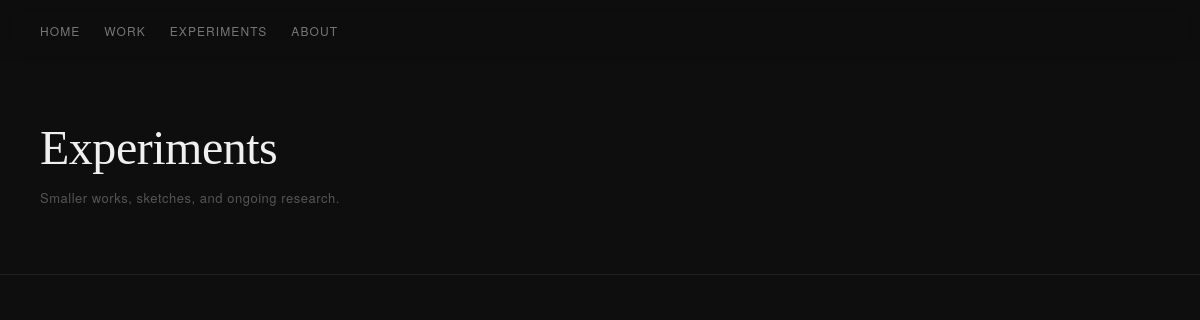
The app's page /experiments.php, older data.
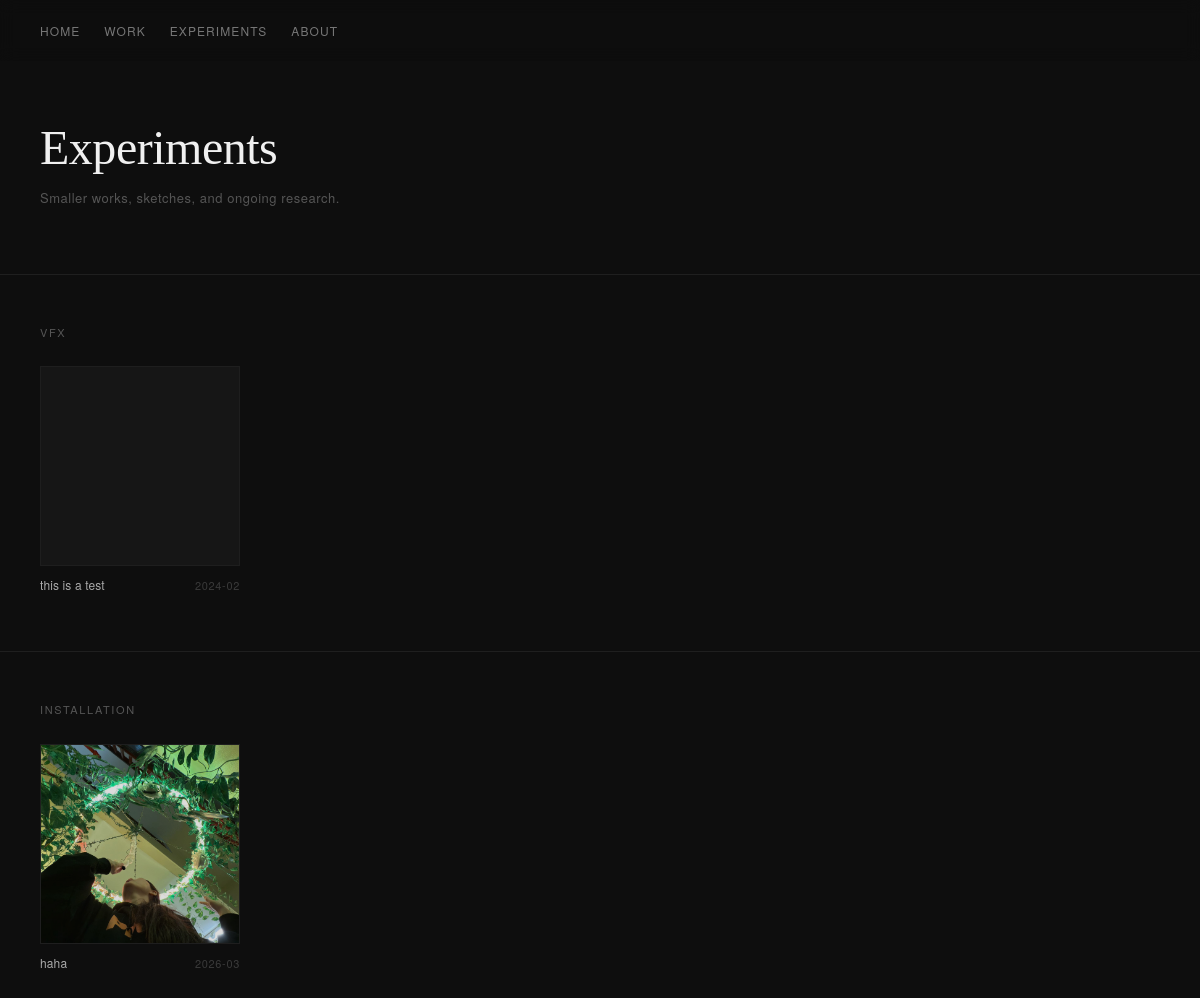
The same page, newer data.
### tables this page shows
CREATE TABLE experiments (
            id         INTEGER PRIMARY KEY AUTOINCREMENT,
            title      TEXT    NOT NULL,
            category   TEXT,
            date       TEXT,
            sort_order INTEGER DEFAULT 0,
            created_at TEXT,
            updated_at TEXT
        , description TEXT);

### src/experiment-model.php (called while the page is built, shortened)
<?php
require_once __DIR__ . '/media.php';
function get_all_experiments(): array {
    $db = get_db();
    return $db->query("SELECT * FROM experiments ORDER BY sort_order DESC, id DESC")
              ->fetchAll(PDO::FETCH_ASSOC);
}
function get_experiments_grouped(): array {
    $rows = get_all_experiments();
    $groups = [];
    foreach ($rows as $r) {
        $cat = $r['category'] ?: 'Uncategorised';
        $groups[$cat][] = $r;
    }
    return $groups;
}
function list_experiment_media(int $id): array {
    return _list_media_files(get_experiment_media_path((string) $id));
}

### src/media.php (called while the page is built, shortened)
<?php
function get_experiment_media_path(string $slug): string {
    return UPLOADS_ROOT . '/experiments/' . $slug;
}
function _list_media_files(string $path): array {
    if (!is_dir($path)) return [];
    $files = [];
    $items = array_diff(scandir($path), ['.', '..']);
    foreach ($items as $item) {
        $full = "$path/$item";
        $rel = '/uploads' . substr($full, strlen(UPLOADS_ROOT));
        $rel = str_replace('\\', '/', $rel);
        $files[] = [
            'name' => $item,
            'url'  => $rel,
            'ext'  => strtolower(pathinfo($item, PATHINFO_EXTENSION)),
            'size' => filesize($full),
        ];
    }
    return $files;
}

### public/experiments.php (the view, shortened to what this page needs)
<?php
require_once __DIR__ . '/../src/functions.php';
require_once __DIR__ . '/../src/experiment-model.php';
$grouped = get_experiments_grouped();
render_header('Experiments');
?>
<div class="exp-wrap">
  <div class="exp-page-header">
    <h1>Experiments</h1>
    <p>Smaller works, sketches, and ongoing research.</p>
  </div>
  <?php
  $global_idx = 0;
  foreach ($grouped as $cat_title => $items):
  ?>
  <section class="exp-row">
    <div class="exp-row-header">
      <h2 class="exp-row-title"><?= htmlspecialchars($cat_title) ?></h2>
    </div>
    <div class="exp-slider-track">
      <ul class="exp-slider">
        <?php foreach ($items as $item):
            $media = list_experiment_media((int)$item['id']);
            $thumb = null;
            foreach ($media as $f) {
                if (in_array($f['ext'], ['jpg','jpeg','png','webp','gif'])) {
                    $thumb = $f; break;
                }
            }
        ?>
        <li class="exp-card" data-idx="<?= $global_idx++ ?>">
          <div class="exp-card-image">
            <?php if ($thumb): ?>
              <img src="<?= htmlspecialchars($thumb['url']) ?>" alt="<?= htmlspecialchars($item['title']) ?>">
            <?php endif; ?>
          </div>
          <div class="exp-card-meta">
            <span class="exp-card-title"><?= htmlspecialchars($item['title']) ?></span>
            <?php if (!empty($item['date'])): ?>
              <span class="exp-card-date"><?= htmlspecialchars($item['date']) ?></span>
            <?php endif; ?>
          </div>
        </li>
        <?php endforeach; ?>
      </ul>
    </div>
  </section>
  <?php endforeach; ?>
</div>
<?php render_footer(); ?>

### src/functions.php (shortened to what this page needs)
<?php
function render_header($title = '') {
    ?>
    <!doctype html>
    <html lang="en">
    <head>
        <link rel="stylesheet" href="/css/style.css">
    </head>
    <body>
        <nav>
            <div class="nav-links">
                <a href="/">Home</a>
                <a href="/work">Work</a>
                <a href="/experiments">Experiments</a>
                <a href="/about">About</a>
            </div>
        </nav>
        <div class="page-content">
    <?php
}
function render_footer() {
    ?>
        </div>
    </body>
    </html>
    <?php
}

### public/css/style.css (style rules this page uses)
*, *::before, *::after { box-sizing: border-box; margin: 0; padding: 0; }
html { background: #0e0e0e; }
body { background: #0e0e0e; color: #d4d4d4; font-family: 'Georgia', serif; font-size: 17px; line-height: 1.75; -webkit-text-size-adjust: 100%; padding-top: 64px; }
.page-content { transition: opacity 0.45s cubic-bezier(0.22, 1, 0.36, 1), transform 0.45s cubic-bezier(0.22, 1, 0.36, 1); }
.page-content.is-visible { opacity: 1; transform: none; }
img { display: block; max-width: 100%; }
nav { padding: 20px 40px; position: fixed; top: 0; left: 0; right: 0; z-index: 100; background: rgba(14, 14, 14, 0.85); backdrop-filter: blur(8px); -webkit-backdrop-filter: blur(8px); }
.nav-links { display: flex; flex-wrap: wrap; gap: 6px 24px; align-items: center; }
.nav-links a { font-family: 'Helvetica Neue', sans-serif; font-size: 12px; letter-spacing: 0.09em; text-transform: uppercase; color: #777; text-decoration: none; transition: color 0.2s; white-space: nowrap; }
.exp-wrap { padding: 0 0 100px; }
.exp-page-header { padding: 56px 40px 64px; border-bottom: 1px solid #1f1f1f; }
.exp-page-header h1 { font-size: clamp(1.8rem, 4vw, 3rem); font-weight: 400; color: #f0f0f0; letter-spacing: -0.01em; line-height: 1.15; margin-bottom: 12px; }
.exp-page-header p { font-family: 'Helvetica Neue', sans-serif; font-size: 13px; letter-spacing: 0.04em; color: #555; }
.exp-row { padding: 48px 0; border-bottom: 1px solid #1f1f1f; }
.exp-row:last-child { border-bottom: none; }
.exp-row-header { padding: 0 40px 24px; }
.exp-row-title { font-family: 'Helvetica Neue', sans-serif; font-size: 11px; letter-spacing: 0.15em; text-transform: uppercase; color: #555; font-weight: 400; }
.exp-slider-track { overflow-x: auto; overflow-y: hidden; -webkit-overflow-scrolling: touch; scrollbar-width: none; padding: 0 40px 8px; cursor: grab; }
.exp-slider { list-style: none; display: flex; gap: 14px; width: max-content; }
.exp-card { width: 200px; flex-shrink: 0; }
.exp-card-image { aspect-ratio: 1 / 1; background: #161616; border: 1px solid #1e1e1e; overflow: hidden; transition: border-color 0.2s; }
.exp-card-image img { width: 100%; height: 100%; object-fit: cover; display: block; opacity: 0.85; transition: opacity 0.3s; }
.exp-card-meta { display: flex; justify-content: space-between; align-items: baseline; padding: 10px 0 0; gap: 6px; }
.exp-card-title { font-family: 'Helvetica Neue', sans-serif; font-size: 12px; color: #aaa; letter-spacing: 0.01em; line-height: 1.3; }
.exp-card-date { font-family: 'Helvetica Neue', sans-serif; font-size: 11px; color: #3a3a3a; letter-spacing: 0.06em; white-space: nowrap; flex-shrink: 0; }
.exp-card { cursor: pointer; }

### src/functions.php (style rules this page uses)
.page-content { opacity: 0.08; transform: translateY(10px); }

Row changes from the older to the newer data that the page shows:
added experiments: title "this is a test", date "2024-02", shown under "VFX"
added experiments: title "haha", date "2026-03", shown under "INSTALLATION"
Text that changed along with them:
new list line: "VFX"
new list line: "INSTALLATION"
